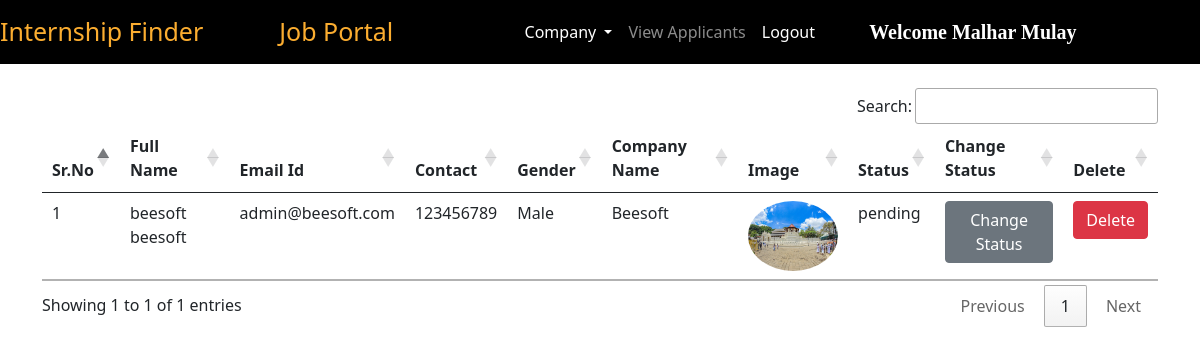
/all_companies/ (signed in), run on an earlier commit of the app's database.
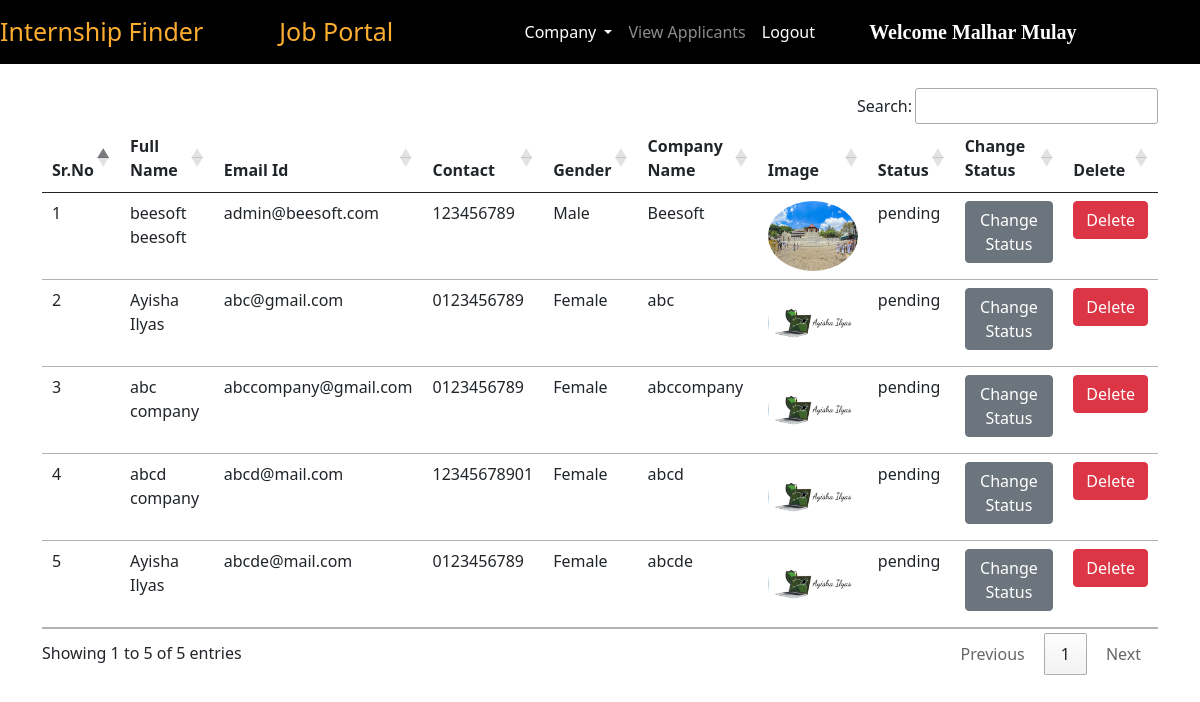
And on a later commit of the database.
### intern/models.py (models this page shows, shortened)
class Company(models.Model):
    user = models.ForeignKey(User, on_delete=models.CASCADE)
    phone = models.CharField(max_length=10)
    image = models.ImageField(upload_to="")
    gender = models.CharField(max_length=10)
    type = models.CharField(max_length=15)
    status = models.CharField(max_length=20)
    company_name = models.CharField(max_length=100)

### intern/views.py (the view)
# urls.py: path("all_companies/", views.all_companies, name="all_companies"),
def all_companies(request):
    if not request.user.is_authenticated:
        return redirect("/admin_login")
    companies = Company.objects.all()
    return render(request, "all_companies.html", {'companies':companies})

### intern/templates/all_companies.html (shortened to what this page needs)
{% extends 'admin_navbar.html' %}
{% block body %}
<div class="container mt-4">
<table class="table table-hover" id="example">
    <thead>
        <tr>
            <th>Sr.No</th>
            <th>Full Name</th>
            <th>Email Id</th>
            <th>Contact</th>
            <th>Gender</th>
            <th>Company Name</th>
            <th>Image</th>
            <th>Status</th>
            <th>Change Status</th>
            <th>Delete</th>
        </tr>
    </thead>
    <tbody>
        {% for company in companies %}
        <tr>
            <td>{{forloop.counter}}</td>
            <td>{{company.user.get_full_name}}</td>
            <td>{{company.user.email}}</td>
            <td>{{company.phone}}</td>
            <td>{{company.gender}}</td>
            <td>{{company.company_name}}</td>
            <td><img src="{{company.image.url}}" class="rounded-circle" width="90px" height="70px"></td>
            <td>{{company.status}}</td>
            <td><a href="/change_status/{{company.id}}/" class="btn btn-secondary">Change Status</a></td>
            <td><a href="/delete_company/{{company.user.id}}/" class="btn btn-danger" onclick="return confirm('Are you sure you want to delete this company?')">Delete</a></td>
        </tr>
        {% endfor %}
    </tbody>
</table>
</div>
{% endblock %}

What changed in the data, as far as the page shows it:
added Company: user.get_full_name "Ayisha Ilyas", user.email "abc@gmail.com", phone "0123456789", gender "Female", company_name "abc", image (picture), status "pending"
added Company: user.get_full_name "abc company", user.email "abccompany@gmail.com", phone "0123456789", gender "Female", company_name "abccompany", image (picture), status "pending"
added Company: user.get_full_name "abcd company", user.email "abcd@mail.com", phone "12345678901", gender "Female", company_name "abcd", image (picture), status "pending"
added Company: user.get_full_name "Ayisha Ilyas", user.email "abcde@mail.com", phone "0123456789", gender "Female", company_name "abcde", image (picture), status "pending"
Also different on the page:
text written by a page script: "Search: Showing 1 to 1 of 1 entries Previous 1 Next" → "Search: Showing 1 to 5 of 5 entries Previous 1 Next"
